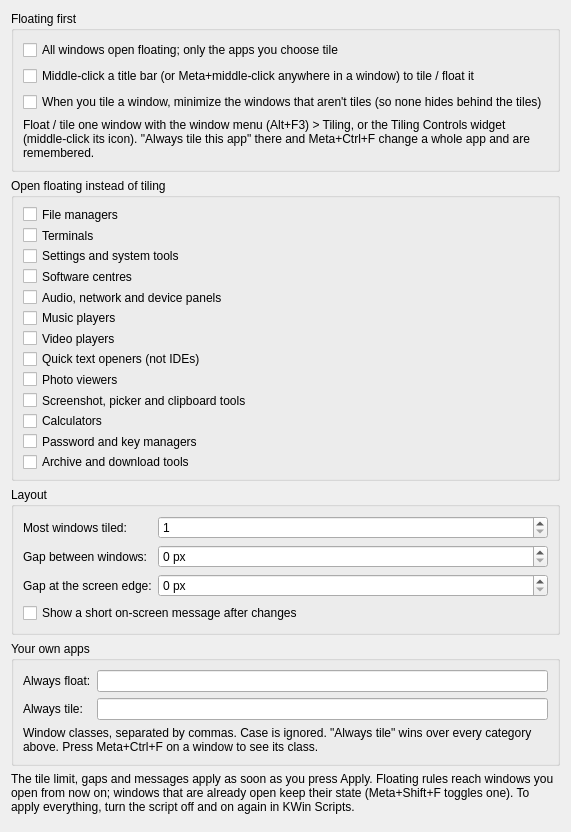
<?xml version="1.0" encoding="UTF-8"?>
<ui version="4.0">
 <class>AlternatingMasterStackConfig</class>
 <widget class="QWidget" name="AlternatingMasterStackConfig">
  <property name="geometry">
   <rect><x>0</x><y>0</y><width>560</width><height>760</height></rect>
  </property>
  <layout class="QVBoxLayout" name="mainLayout">
   <item>
    <widget class="QGroupBox" name="groupMode">
     <property name="title"><string>Floating first</string></property>
     <layout class="QVBoxLayout" name="modeLayout">
      <item>
       <widget class="QCheckBox" name="kcfg_floatAll">
        <property name="text"><string>All windows open floating; only the apps you choose tile</string></property>
       </widget>
      </item>
      <item>
       <widget class="QCheckBox" name="kcfg_middleClickToggle">
        <property name="text"><string>Middle-click a title bar (or Meta+middle-click anywhere in a window) to tile / float it</string></property>
        <property name="toolTip"><string>Needs middle-click bound to "Decrease opacity": install with --middle-click, or set it under Window Management &gt; Window Behavior &gt; Titlebar Actions and Window Actions. Not compatible with window rules that change the opacity of inactive windows by exactly 10%.</string></property>
       </widget>
      </item>
      <item>
       <widget class="QCheckBox" name="kcfg_minimizeOnTile">
        <property name="text"><string>When you tile a window, minimize the windows that aren't tiles (so none hides behind the tiles)</string></property>
       </widget>
      </item>
      <item>
       <widget class="QLabel" name="labelMode">
        <property name="text"><string>Float / tile one window with the window menu (Alt+F3) &gt; Tiling, or the Tiling Controls widget (middle-click its icon). "Always tile this app" there and Meta+Ctrl+F change a whole app and are remembered.</string></property>
        <property name="wordWrap"><bool>true</bool></property>
       </widget>
      </item>
     </layout>
    </widget>
   </item>
   <item>
    <widget class="QGroupBox" name="groupFloat">
     <property name="title"><string>Open floating instead of tiling</string></property>
     <layout class="QVBoxLayout" name="floatLayout">
      <item>
       <widget class="QCheckBox" name="kcfg_floatFileManagers">
        <property name="text"><string>File managers</string></property>
        <property name="toolTip"><string>Dolphin, Nautilus, Thunar, Nemo, PCManFM, Krusader</string></property>
       </widget>
      </item>
      <item>
       <widget class="QCheckBox" name="kcfg_floatTerminals">
        <property name="text"><string>Terminals</string></property>
        <property name="toolTip"><string>Konsole</string></property>
       </widget>
      </item>
      <item>
       <widget class="QCheckBox" name="kcfg_floatSystemTools">
        <property name="text"><string>Settings and system tools</string></property>
        <property name="toolTip"><string>System Settings, system monitors, disk and cleanup tools, help centre, info centre</string></property>
       </widget>
      </item>
      <item>
       <widget class="QCheckBox" name="kcfg_floatSoftwareCentres">
        <property name="text"><string>Software centres</string></property>
        <property name="toolTip"><string>Discover, GNOME Software, Pamac, Synaptic</string></property>
       </widget>
      </item>
      <item>
       <widget class="QCheckBox" name="kcfg_floatDevicePanels">
        <property name="text"><string>Audio, network and device panels</string></property>
        <property name="toolTip"><string>Pavucontrol, EasyEffects, Bluetooth manager, printer setup, KDE Connect, camera apps</string></property>
       </widget>
      </item>
      <item>
       <widget class="QCheckBox" name="kcfg_floatMusicPlayers">
        <property name="text"><string>Music players</string></property>
        <property name="toolTip"><string>Elisa, Amarok, Rhythmbox, Strawberry, Spotify, Tidal, podcasts</string></property>
       </widget>
      </item>
      <item>
       <widget class="QCheckBox" name="kcfg_floatVideoPlayers">
        <property name="text"><string>Video players</string></property>
        <property name="toolTip"><string>VLC, mpv, Haruna, Celluloid, Totem</string></property>
       </widget>
      </item>
      <item>
       <widget class="QCheckBox" name="kcfg_floatTextOpeners">
        <property name="text"><string>Quick text openers (not IDEs)</string></property>
        <property name="toolTip"><string>Kate, KWrite, Gedit, Mousepad, Geany</string></property>
       </widget>
      </item>
      <item>
       <widget class="QCheckBox" name="kcfg_floatPhotoViewers">
        <property name="text"><string>Photo viewers</string></property>
        <property name="toolTip"><string>Gwenview, Eye of GNOME, Loupe, Ristretto, Nomacs</string></property>
       </widget>
      </item>
      <item>
       <widget class="QCheckBox" name="kcfg_floatQuickTools">
        <property name="text"><string>Screenshot, picker and clipboard tools</string></property>
        <property name="toolTip"><string>Spectacle, Flameshot, colour and character pickers, font viewer, CopyQ</string></property>
       </widget>
      </item>
      <item>
       <widget class="QCheckBox" name="kcfg_floatCalculators">
        <property name="text"><string>Calculators</string></property>
        <property name="toolTip"><string>KCalc, GNOME Calculator, Qalculate</string></property>
       </widget>
      </item>
      <item>
       <widget class="QCheckBox" name="kcfg_floatPasswordTools">
        <property name="text"><string>Password and key managers</string></property>
        <property name="toolTip"><string>KeePassXC, Bitwarden, KWallet manager, Seahorse, Kleopatra</string></property>
       </widget>
      </item>
      <item>
       <widget class="QCheckBox" name="kcfg_floatArchivesDownloads">
        <property name="text"><string>Archive and download tools</string></property>
        <property name="toolTip"><string>Ark, File Roller, qBittorrent, KTorrent, Transmission</string></property>
       </widget>
      </item>
     </layout>
    </widget>
   </item>
   <item>
    <widget class="QGroupBox" name="groupLimit">
     <property name="title"><string>Layout</string></property>
     <layout class="QFormLayout" name="limitLayout">
      <item row="0" column="0">
       <widget class="QLabel" name="labelMax"><property name="text"><string>Most windows tiled:</string></property></widget>
      </item>
      <item row="0" column="1">
       <widget class="QSpinBox" name="kcfg_maxTiled">
        <property name="minimum"><number>1</number></property>
        <property name="maximum"><number>12</number></property>
       </widget>
      </item>
      <item row="1" column="0">
       <widget class="QLabel" name="labelGapInner"><property name="text"><string>Gap between windows:</string></property></widget>
      </item>
      <item row="1" column="1">
       <widget class="QSpinBox" name="kcfg_gapInner">
        <property name="suffix"><string> px</string></property>
        <property name="minimum"><number>0</number></property>
        <property name="maximum"><number>64</number></property>
       </widget>
      </item>
      <item row="2" column="0">
       <widget class="QLabel" name="labelGapOuter"><property name="text"><string>Gap at the screen edge:</string></property></widget>
      </item>
      <item row="2" column="1">
       <widget class="QSpinBox" name="kcfg_gapOuter">
        <property name="suffix"><string> px</string></property>
        <property name="minimum"><number>0</number></property>
        <property name="maximum"><number>64</number></property>
       </widget>
      </item>
      <item row="3" column="0" colspan="2">
       <widget class="QCheckBox" name="kcfg_osdMessages">
        <property name="text"><string>Show a short on-screen message after changes</string></property>
       </widget>
      </item>
     </layout>
    </widget>
   </item>
   <item>
    <widget class="QGroupBox" name="groupCustom">
     <property name="title"><string>Your own apps</string></property>
     <layout class="QFormLayout" name="customLayout">
      <item row="0" column="0">
       <widget class="QLabel" name="labelExtra"><property name="text"><string>Always float:</string></property></widget>
      </item>
      <item row="0" column="1"><widget class="QLineEdit" name="kcfg_floatExtra"/></item>
      <item row="1" column="0">
       <widget class="QLabel" name="labelNever"><property name="text"><string>Always tile:</string></property></widget>
      </item>
      <item row="1" column="1"><widget class="QLineEdit" name="kcfg_alwaysTile"/></item>
      <item row="2" column="0" colspan="2">
       <widget class="QLabel" name="labelHint">
        <property name="text"><string>Window classes, separated by commas. Case is ignored. "Always tile" wins over every category above. Press Meta+Ctrl+F on a window to see its class.</string></property>
        <property name="wordWrap"><bool>true</bool></property>
       </widget>
      </item>
     </layout>
    </widget>
   </item>
   <item>
    <widget class="QLabel" name="labelApply">
     <property name="text"><string>The tile limit, gaps and messages apply as soon as you press Apply. Floating rules reach windows you open from now on; windows that are already open keep their state (Meta+Shift+F toggles one). To apply everything, turn the script off and on again in KWin Scripts.</string></property>
     <property name="wordWrap"><bool>true</bool></property>
    </widget>
   </item>
   <item>
    <spacer name="spacer">
     <property name="orientation"><enum>Qt::Vertical</enum></property>
    </spacer>
   </item>
  </layout>
 </widget>
 <resources/>
 <connections/>
</ui>
